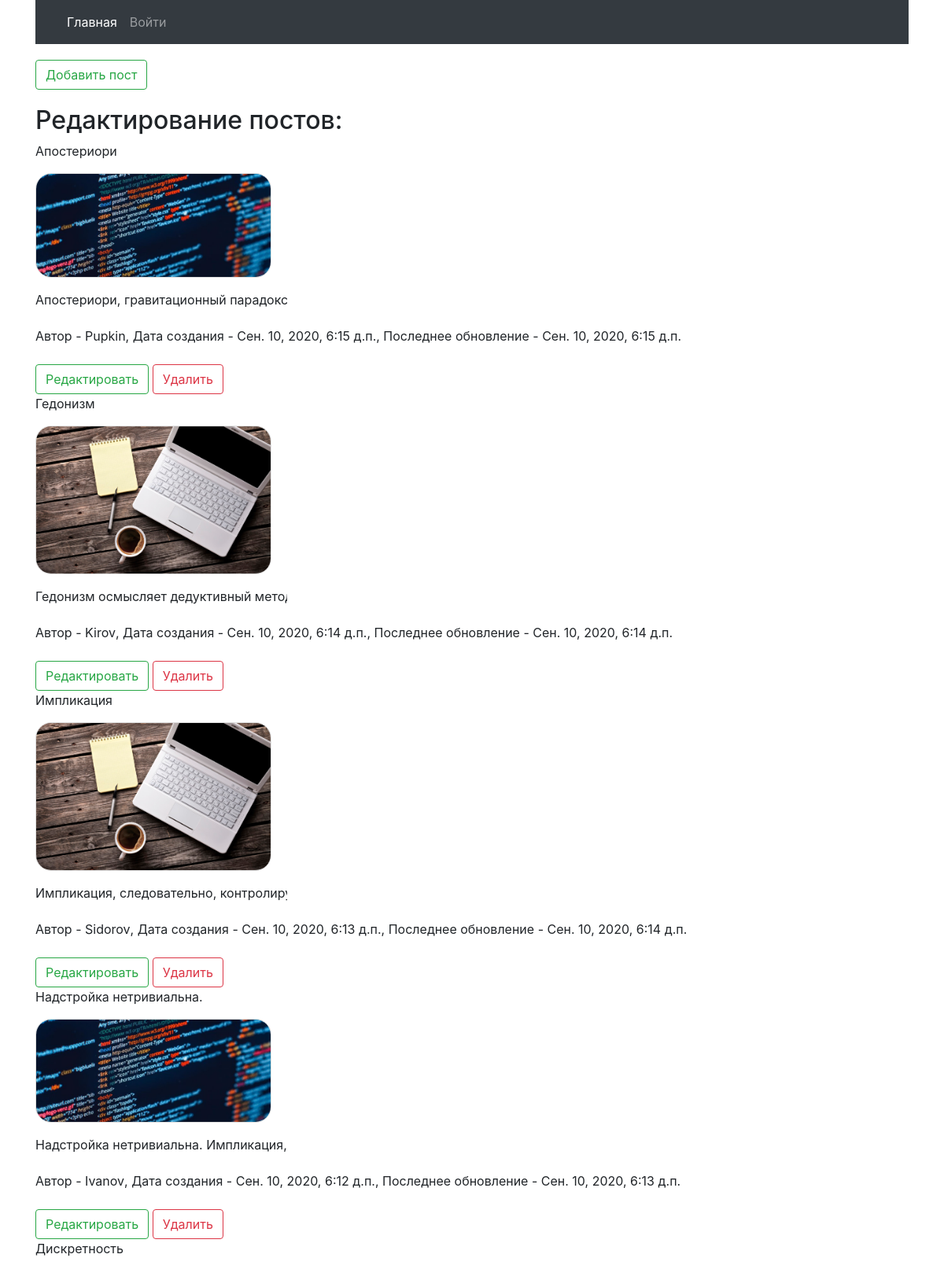
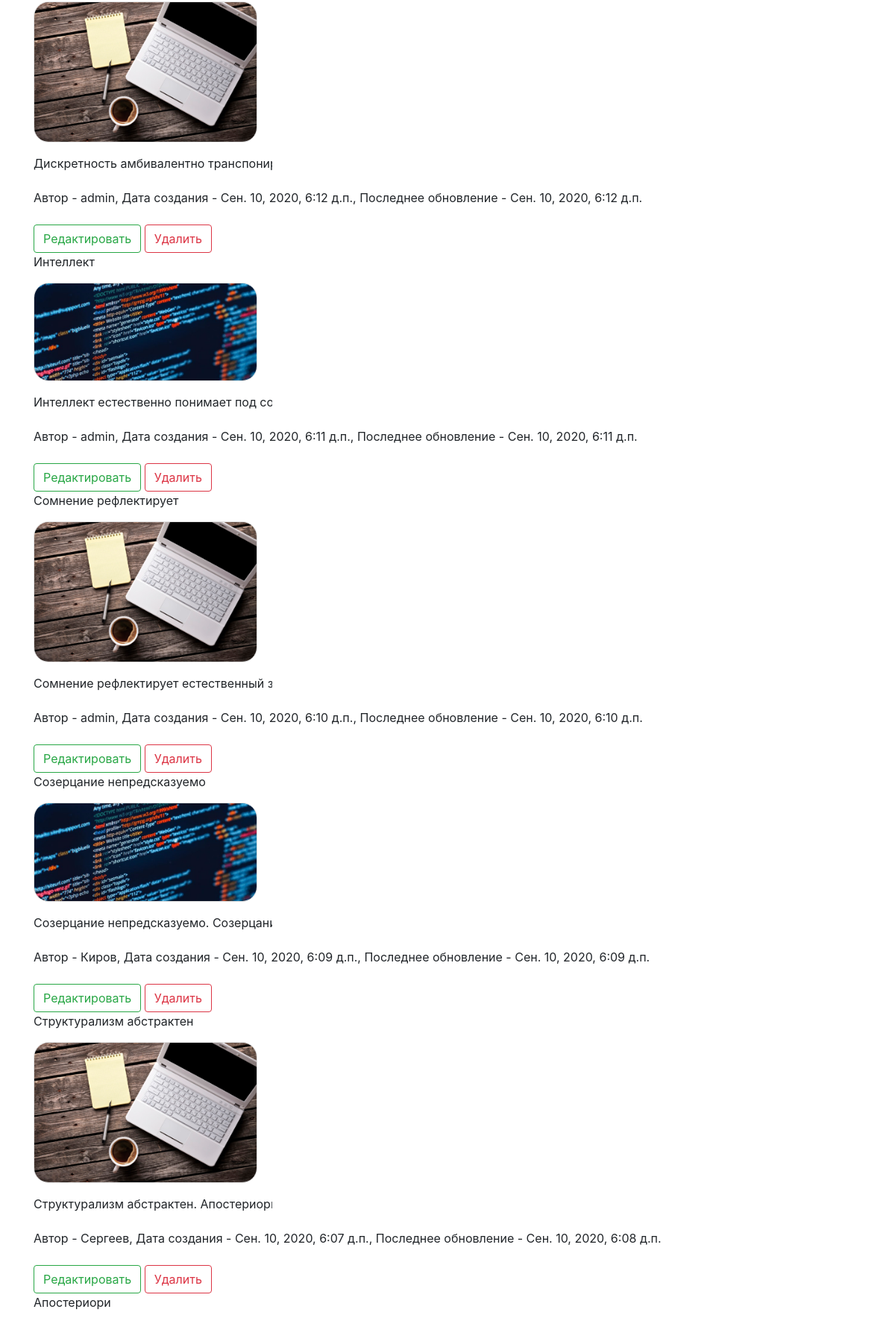
Page /admin_panel/ (upper part) on the committed database (2 pictures, top to bottom).
### blog/models.py (models this page shows)
class Post (models.Model):
    post_name = models.CharField(verbose_name='Название поста', max_length=30)
    post = models.TextField(verbose_name='Пост')
    author = models.CharField(verbose_name='Автор', max_length=30)
    time_creation = models.DateTimeField(verbose_name='Время создания',default=now, editable=True)
    time_publication = models.DateTimeField(verbose_name='Время публикации', default=now, editable=True)
    time_update = models.DateTimeField(default=now, editable=True)
    image = models.ImageField(upload_to='img/', blank=True, null=True)

### admin_panel/views.py (the view)
# urls.py: path('', admin_panel),
def admin_panel(request):
    data = dict()
    if request.method == 'GET':
        posts = Post.objects.all().order_by('-time_creation')
        data['posts'] = posts
        return render(request, 'blog/admin_panel.html', context=data)

### templates/blog/admin_panel.html
{% extends "base.html" %}
{% block content %}
<a id="btn" href="../admin_panel/add_post" class="btn btn-outline-success" role="button" aria-pressed="true">Добавить пост</a>
<h2> Редактирование постов: </h2>
    {% for post in posts %}
        <p>{{post.post_name}}</p>
        <p><img src="../img/{{ post.image}}"></p>
        <div class="text-truncate d-inline-block" style="width: 20rem;">
            <p>{{ post.post}}</p>
        </div>
        <p><label>Автор - {{post.author}}</label>, <label>Дата создания - {{post.time_creation}}</label>,
            <label>Последнее обновление - {{post.time_update}}</label> </p>
        <a href="../admin_panel/edit_post/{{post.id}}" class="btn btn-outline-success" role="button" aria-pressed="true">Редактировать</a>
        <a href="../admin_panel/delete_post/{{post.id}}" class="btn btn btn-outline-danger" role="button" aria-pressed="true">Удалить</a>
    {% endfor %}
{% endblock %}

### static/css/style.css (style rules this page uses)
h2, h3, #btn { margin-top: 20px; }
img { border: 1px solid #ddd; border-radius: 20px; width: 300px; height: auto; }
.text-truncate { overflow: hidden; text-overflow: ellipsis; white-space: nowrap; }

### rows in the picture
Post: post_name "Апостериори", image (picture), post "Апостериори, гравитационный парадо…", author "Pupkin", time_creation "Сен. 10, 2020, 6:15 д.п.", time_update "Сен. 10, 2020, 6:15 д.п."
Post: post_name "Гедонизм", image (picture), post "Гедонизм осмысляет дедуктивный ме…", author "Kirov", time_creation "Сен. 10, 2020, 6:14 д.п.", time_update "Сен. 10, 2020, 6:14 д.п."
Post: post_name "Импликация", image (picture), post "Импликация, следовательно, контрол…", author "Sidorov", time_creation "Сен. 10, 2020, 6:13 д.п.", time_update "Сен. 10, 2020, 6:14 д.п."
Post: post_name "Надстройка нетривиальна.", image (picture), post "Надстройка нетривиальна. Импликац…", author "Ivanov", time_creation "Сен. 10, 2020, 6:12 д.п.", time_update "Сен. 10, 2020, 6:13 д.п."
Post: post_name "Дискретность", image (picture), post "Дискретность амбивалентно транспо…", author "admin", time_creation "Сен. 10, 2020, 6:12 д.п.", time_update "Сен. 10, 2020, 6:12 д.п."
Post: post_name "Интеллект", image (picture), post "Интеллект естественно понимает под…", author "admin", time_creation "Сен. 10, 2020, 6:11 д.п.", time_update "Сен. 10, 2020, 6:11 д.п."
Post: post_name "Сомнение рефлектирует", image (picture), post "Сомнение рефлектирует естественны…", author "admin", time_creation "Сен. 10, 2020, 6:10 д.п.", time_update "Сен. 10, 2020, 6:10 д.п."
Post: post_name "Созерцание непредсказуемо", image (picture), post "Созерцание непредсказуемо. Созерц…", author "Киров", time_creation "Сен. 10, 2020, 6:09 д.п.", time_update "Сен. 10, 2020, 6:09 д.п."
Post: post_name "Структурализм абстрактен", image (picture), post "Структурализм абстрактен. Апостери…", author "Сергеев", time_creation "Сен. 10, 2020, 6:07 д.п.", time_update "Сен. 10, 2020, 6:08 д.п."
Post: post_name "Апостериори"
